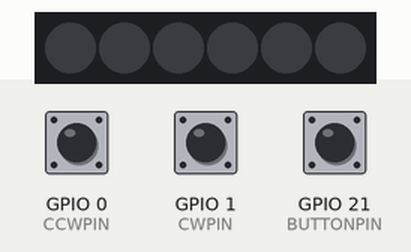
This sketch was run on a simulated ESP32-C3. Shown: 6 RGB LEDs in strip order, left to right. The inputs (shaded band) are chosen by the test bench; at power-on: GPIO 0 (CCWPIN) HIGH, GPIO 21 (BUTTONPIN) HIGH, GPIO 1 (CWPIN) HIGH. USB keyboard and mouse output is not drawn; what the sketch prints to the serial monitor is not drawn.

Above: at 1.2 s.
1.3 s: GPIO 0 (CCWPIN) pulled LOW for 0.15 s
At 1.7 s:
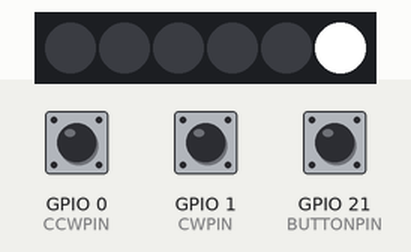
3.3 s: GPIO 21 (BUTTONPIN) pulled LOW for 0.15 s
At 3.7 s:
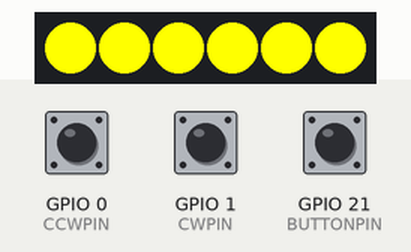
5.3 s: GPIO 1 (CWPIN) pulled LOW for 0.15 s
At 5.7 s:
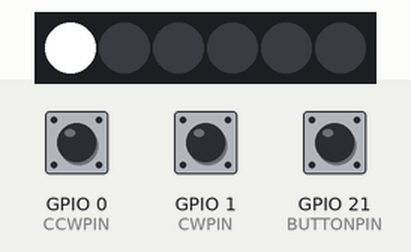
7.3 s: GPIO 1 (CWPIN) pulled LOW for 1 s
At 7.7 s:
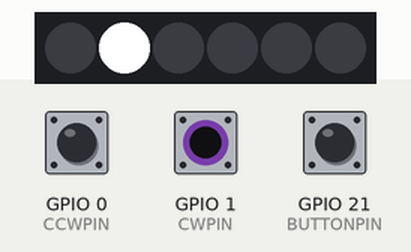
Timing chart, 0 to 10.3 s (numbered marks = the images above; inputs shaded):
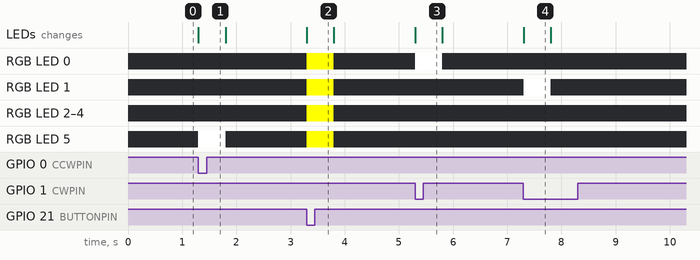

The sketch:

Saintcon2025NutVolumeControl.ino
```cpp
/**
 * Example code to make the Saintcon 2025 Nut into a BLE keyboard that controls volume and play/pause
 * Needs the following:
 * Boards Manager: esp32 by Espressif Systems (v3.2.0 used)
 * Board Selected: LOLIN C3 Mini
 * Libraries: Adafruit NeoPixel by Adafruit (v1.12.5 used)
 * BLE stuff based on the BleKeyboard library which is included with the sketch (because it needs some changes that can be found in the pull requests)
 *  More info about the library: https://github.com/T-vK/ESP32-BLE-Keyboard
 */
#include <BleKeyboard.h>
#include <Adafruit_NeoPixel.h>

#define CWPIN 1
#define CCWPIN 0
#define BUTTONPIN 21

#define LEDPIN 10
#define NUMPIXELS 6

Adafruit_NeoPixel pixels(NUMPIXELS, LEDPIN, NEO_GRB + NEO_KHZ800);

BleKeyboard bleKeyboard("SC25Nut", "MK Factor", 100);

volatile bool volup = false;
volatile bool voldown = false;
volatile bool buttonpress = false;

int led_counter = 0;
int led_off_delay = 500;
unsigned long led_on_time = 0;

void setup() {
  pixels.begin();
  Serial.begin(115200);
  Serial.println("Starting BLE work!");
  bleKeyboard.begin();
  pinMode(CWPIN, INPUT_PULLUP);
  pinMode(CCWPIN, INPUT_PULLUP);
  attachInterrupt(CWPIN, CWInterrupt, FALLING);
  attachInterrupt(CCWPIN, CCWInterrupt, FALLING);
  pinMode(BUTTONPIN, INPUT_PULLUP);
  attachInterrupt(BUTTONPIN, BUTTONInterrupt, FALLING);
}

void loop() {
  if(bleKeyboard.isConnected()) {
    if(volup){

      led_on_time = millis();
      pixels.clear();
      led_counter ++;
      if(led_counter > NUMPIXELS-1) led_counter = 0;
      pixels.setPixelColor(led_counter, pixels.Color(255,255,255));
      pixels.show();
      bleKeyboard.press(KEY_MEDIA_VOLUME_UP);
      delay(10);
      bleKeyboard.releaseAll();
      volup = false;
    }
    if(voldown){

      led_on_time = millis();
      pixels.clear();
      led_counter --;
      if(led_counter < 0) led_counter = NUMPIXELS-1;
      pixels.setPixelColor(led_counter, pixels.Color(255,255,255));
      pixels.show();
      bleKeyboard.press(KEY_MEDIA_VOLUME_DOWN);
      delay(10);
      bleKeyboard.releaseAll();
      voldown = false;
    }
    if(buttonpress){
      led_on_time = millis();
      pixels.clear();
      for(int x=0; x<NUMPIXELS; x++){
        pixels.setPixelColor(x, pixels.Color(255,255,0));
      }
      pixels.show();
      bleKeyboard.press(KEY_MEDIA_PLAY_PAUSE);
      delay(10);
      bleKeyboard.releaseAll();
      delay(250);
      buttonpress = false;
    }
    if(millis() - led_on_time > led_off_delay){
      led_on_time = millis(); //so that we don't try to clear the pixels every time through the loop
      pixels.clear();
      pixels.show();
    }
  }
}

void CWInterrupt(){
  volup = true;
}

void CCWInterrupt(){
  voldown = true;
}

void BUTTONInterrupt(){
  buttonpress = true;
}
```

Measured:
- after the input at 1.3 s, RGB LED 5: off → RGB(255, 255, 255) at once, → off 0.50 s later; the LEDs: change at once (image 1)
- after the input at 3.3 s, RGB LED 0–5: off → RGB(255, 255, 0) at once, → off 0.50 s later; the LEDs: change at once (image 2)
- after the input at 5.3 s, RGB LED 0: off → RGB(255, 255, 255) at once, → off 0.50 s later; the LEDs: change at once (image 3)
- after the input at 7.3 s, RGB LED 1: off → RGB(255, 255, 255) at once, → off 0.50 s later; the LEDs: change at once (image 4)
- what the display in image 4 shows lasts 0.5 s, from 7.3 s to 7.8 s
